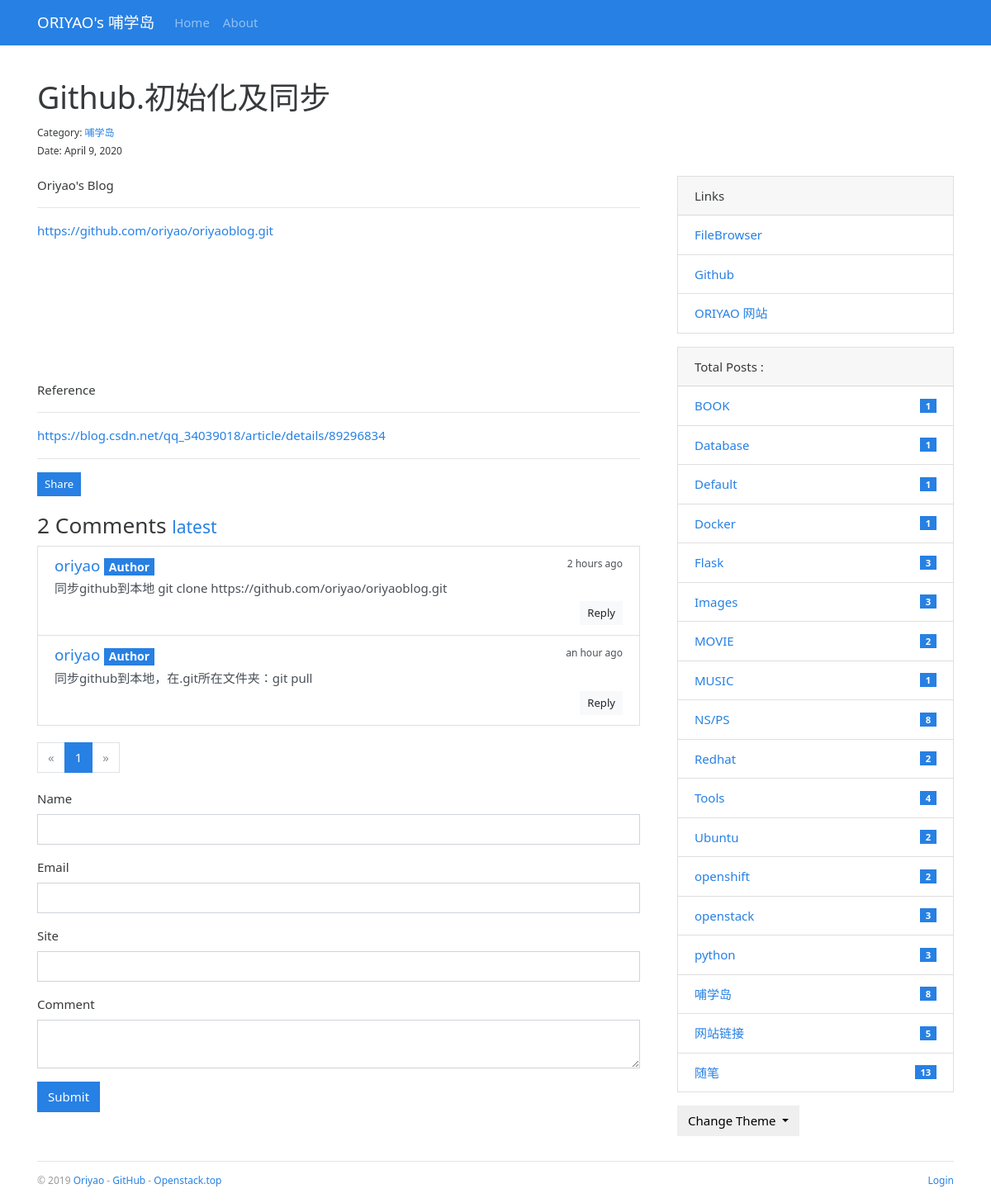
Page /post/68 on the earlier database version.
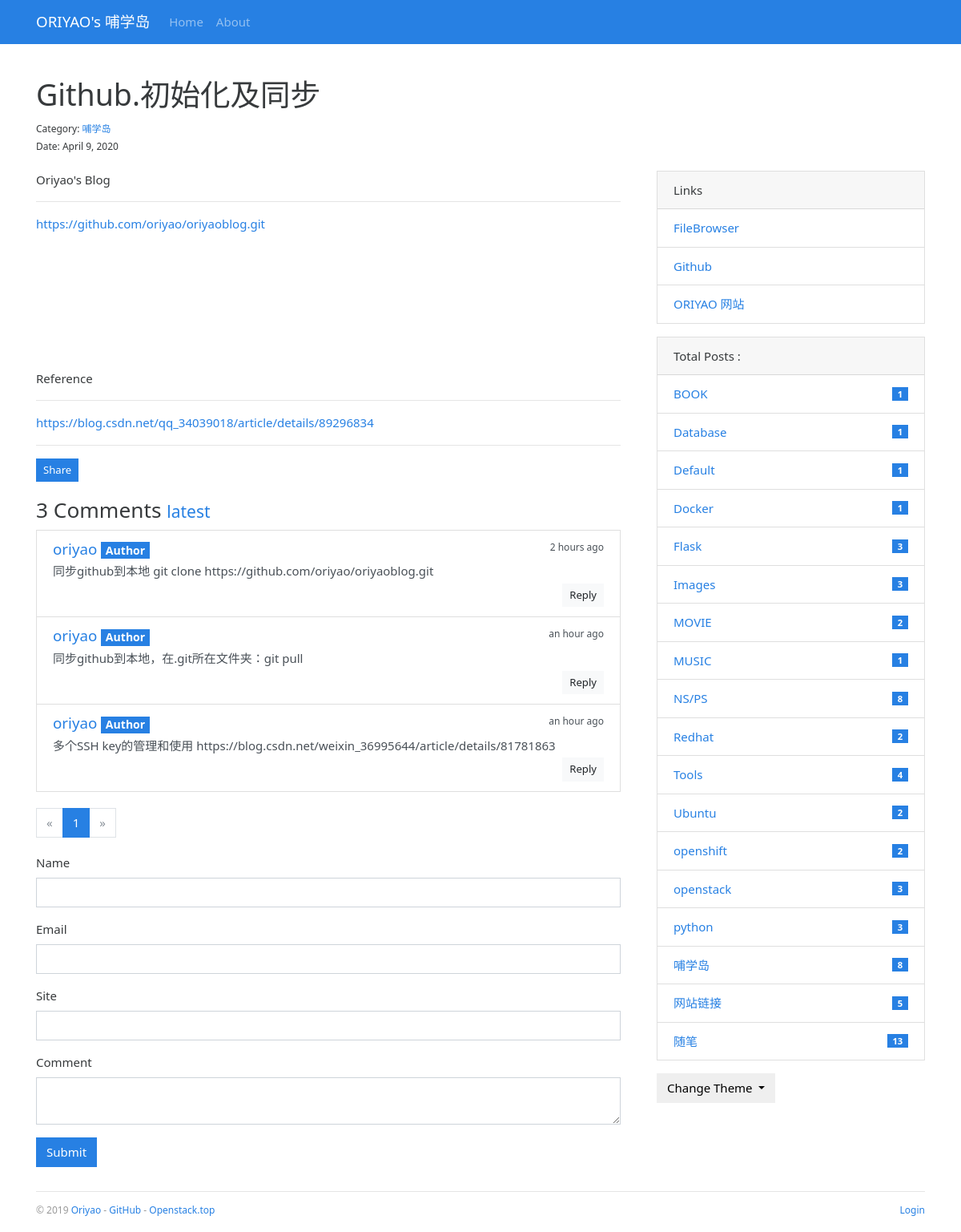
Same page on the later database version.
### bluelog/models.py (models this page shows, shortened)
class Admin(db.Model, UserMixin):
    id = db.Column(db.Integer, primary_key=True)
    username = db.Column(db.String(20))
    password_hash = db.Column(db.String(128))
    blog_title = db.Column(db.String(60))
    blog_sub_title = db.Column(db.String(100))
    name = db.Column(db.String(30))
    about = db.Column(db.Text)

class Comment(db.Model):
    id = db.Column(db.Integer, primary_key=True)
    author = db.Column(db.String(30))
    email = db.Column(db.String(254))
    site = db.Column(db.String(255))
    body = db.Column(db.Text)
    from_admin = db.Column(db.Boolean, default=False)
    reviewed = db.Column(db.Boolean, default=False)
    timestamp = db.Column(db.DateTime, default=datetime.utcnow, index=True)
    replied_id = db.Column(db.Integer, db.ForeignKey('comment.id'))
    post_id = db.Column(db.Integer, db.ForeignKey('post.id'))
    post = db.relationship('Post', back_populates='comments')
    replies = db.relationship('Comment', back_populates='replied', cascade='all, delete-orphan')
    replied = db.relationship('Comment', back_populates='replies', remote_side=[id])

class Link(db.Model):
    id = db.Column(db.Integer, primary_key=True)
    name = db.Column(db.String(30))
    url = db.Column(db.String(255))

class Category(db.Model):
    id = db.Column(db.Integer, primary_key=True)
    name = db.Column(db.String(30), unique=True)
    posts = db.relationship('Post', back_populates='category')

### bluelog/blueprints/blog.py (the view, shortened to what this page needs)
@blog_bp.route('/post/<int:post_id>', methods=['GET', 'POST'])
def show_post(post_id):
    post = Post.query.get_or_404(post_id)
    page = request.args.get('page', 1, type=int)
    per_page = current_app.config['BLUELOG_COMMENT_PER_PAGE']
    pagination = Comment.query.with_parent(post).filter_by(reviewed=True).order_by(Comment.timestamp.asc()).paginate(
        page, per_page)
    comments = pagination.items
    if current_user.is_authenticated:
        form = AdminCommentForm()
        form.author.data = current_user.name
        form.email.data = current_app.config['BLUELOG_EMAIL']
        form.site.data = url_for('.index')
        from_admin = True
        reviewed = True
    else:
        form = CommentForm()
        from_admin = False
        reviewed = True
    return render_template('blog/post.html', post=post, pagination=pagination, form=form, comments=comments)

### bluelog/forms.py
class CommentForm(FlaskForm):
    author = StringField('Name', validators=[DataRequired(), Length(1, 30)])
    email = StringField('Email', validators=[DataRequired(), Email(), Length(1, 254)])
    site = StringField('Site', validators=[Optional(), URL(), Length(0, 255)])
    body = TextAreaField('Comment', validators=[DataRequired()])
    submit = SubmitField()

### bluelog/__init__.py (called while the page is built)
def register_template_context(app):
    @app.context_processor
    def make_template_context():
        admin = Admin.query.first()
        categories = Category.query.order_by(Category.name).all()
        links = Link.query.order_by(Link.name).all()
        if current_user.is_authenticated:
            unread_comments = Comment.query.filter_by(reviewed=False).count()
        else:
            unread_comments = None
        return dict(
            admin=admin, categories=categories,
            links=links, unread_comments=unread_comments)

### bluelog/templates/blog/post.html (shortened to what this page needs)
{% extends 'base.html' %}
{% from 'bootstrap/form.html' import render_form %}
{% from 'bootstrap/pagination.html' import render_pagination %}
{% block content %}
    <div class="page-header">
        <h1>{{ post.title }}
        </h1>
        <small>
            Category: <a
                href="{{ url_for('.show_category', category_id=post.category.id) }}">{{ post.category.name }}</a><br>
            Date: {{ moment(post.timestamp).format('LL') }}
        </small>
    </div>
    <div class="row">
        <div class="col-sm-8">
            {{ post.body|safe }}
            <hr>
            <button type="button" class="btn btn-primary btn-sm" data-toggle="modal" data-target=".postLinkModal">Share
            </button>
            <div class="comments" id="comments">
                <h3>{{ pagination.total }} Comments
                    <small>
                        <a href="{{ url_for('.show_post', post_id=post.id, page=pagination.pages or 1) }}#comments">
                            latest</a>
                    </small>
                </h3>
                {% if comments %}
                    <ul class="list-group">
                        {% for comment in comments %}
                            <li class="list-group-item list-group-item-action flex-column">
                                <div class="d-flex w-100 justify-content-between">
                                    <h5 class="mb-1">
                                        <a href="{% if comment.site %}{{ comment.site }}{% else %}#{% endif %}"
                                           target="_blank">
                                            {% if comment.from_admin %}
                                                {{ admin.name }}
                                            {% else %}
                                                {{ comment.author }}
                                            {% endif %}
                                        </a>
                                        {% if comment.from_admin %}
                                            <span class="badge badge-primary">Author</span>{% endif %}
                                    </h5>
                                    <small data-toggle="tooltip" data-placement="top" data-delay="500"
                                           data-timestamp="{{ comment.timestamp.strftime('%Y-%m-%dT%H:%M:%SZ') }}">
                                        {{ moment(comment.timestamp).fromNow() }}
                                    </small>
                                </div>
                                <p class="mb-1">{{ comment.body }}</p>
                                <div class="float-right">
                                    <a class="btn btn-light btn-sm"
                                       href="{{ url_for('.reply_comment', comment_id=comment.id) }}">Reply</a>
                                </div>
                            </li>
                        {% endfor %}
                    </ul>
                {% else %}
                    <div class="tip"><h5>No comments.</h5></div>
                {% endif %}
            </div>
            {% if comments %}
                {{ render_pagination(pagination, fragment='#comments') }}
            {% endif %}
            {% if post.can_comment %}
                <div id="comment-form">
                    {{ render_form(form, action=request.full_path) }}
                </div>
            {% else %}
                <div class="tip"><h5>Comment disabled.</h5></div>
            {% endif %}
        </div>
        <div class="col-sm-4 sidebar">
            {% include "blog/_sidebar.html" %}
        </div>
    </div>
{% endblock %}

### bluelog/templates/base.html (shortened to what this page needs)
{% from 'bootstrap/nav.html' import render_nav_item %}
<!DOCTYPE html>
<html lang="en">
<head>
    {% block head %}
        <link rel="stylesheet"
              href="{{ url_for('static', filename='css/%s.min.css' % request.cookies.get('theme', 'perfect_blue')) }}"
              type="text/css">
        <link rel="stylesheet" href="{{ url_for('static', filename='css/style.css') }}" type="text/css">
    {% endblock head %}
</head>
<body>
{% block nav %}
    <nav class="navbar navbar-expand-lg navbar-dark bg-primary">
        <div class="container">
            <a class="navbar-brand" href="{{ url_for('blog.index') }}">{{ admin.blog_title }}</a>
            <div class="collapse navbar-collapse" id="navbarColor01">
                <ul class="navbar-nav mr-auto">
                    {{ render_nav_item('blog.index', 'Home') }}
                    {{ render_nav_item('blog.about', 'About') }}
                </ul>
            </div>
        </div>
    </nav>
{% endblock nav %}
<main class="container">
    {% block content %}{% endblock content %}
    {% block footer %}
        <footer>
            <p class="float-left">
                <small> &copy; 2019 <a href="http://oriyao.com/" title="Written by oriyao">Oriyao</a> -
                    <a href="https://github.com/oriyao" title="Fork me on GitHub">GitHub</a> -
                    <a href="http://openstack.top/" title="A pkm project">Openstack.top</a>
                </small>
            </p>
            <p class="float-right">
                <small>
                    {% if current_user.is_authenticated %}
                        <a href="{{ url_for('auth.logout', next=request.full_path) }}">Logout</a>
                    {% else %}
                        <a href="{{ url_for('auth.login', next=request.full_path) }}">Login</a>
                    {% endif %}
                </small>
            </p>
        </footer>
    {% endblock footer %}
</main>
</body>
</html>

### bluelog/templates/blog/_sidebar.html (shortened to what this page needs)
{% if links %}
    <div class="card mb-3">
        <div class="card-header">Links</div>
        <ul class="list-group list-group-flush">
            {% for link in links %}
                <li class="list-group-item  list-group-item-action d-flex justify-content-between align-items-center">
                    <a href="{{ link.url }}" target="_blank">{{ link.name }}</a>
                </li>
            {% endfor %}
        </ul>
    </div>
{% endif %}
{% if categories %}
    <div class="card mb-3">
        <div class="card-header"> Total Posts :  {{ totalposts }}</div>
        <ul class="list-group list-group-flush">
            {% for category in categories %}
                <li class="list-group-item  list-group-item-action d-flex justify-content-between align-items-center">
                    <a href="{{ url_for('blog.show_category', category_id=category.id) }}">
                        {{ category.name }}
                    </a>
                    <span class="badge badge-primary badge-pill"> {{ category.posts|length }}</span>
                </li>
            {% endfor %}
        </ul>
    </div>
{% endif %}
<div class="dropdown">
    <button class="btn btn-default dropdown-toggle" type="button" id="dropdownMenuButton"
            data-toggle="dropdown" aria-haspopup="true" aria-expanded="false">
        Change Theme
    </button>
</div>

Differences in the rows shown:
added Comment: {{ admin.name }} "oriyao", from_admin "Author", timestamp "an hour ago", body "多个SSH key的管理和使用 https://blog.csdn.net/weixin_36995644/article/details/81781863"
Other differences:
{{ pagination.total }}: "2" → "3"
